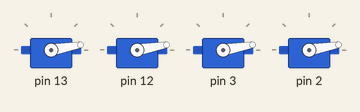
This sketch was run on a simulated Arduino Uno, built with avr-gcc and run on an emulated ATmega328P. Shown: 4 × servo.

Above: at 0.05 s.
At 0.45 s:
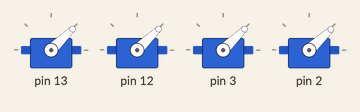
At 0.6 s:
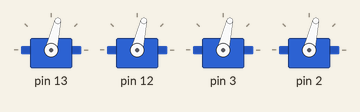
At 0.85 s:
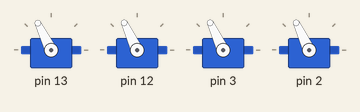
At 1.4 s:
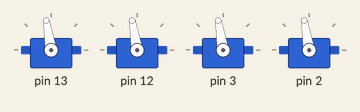
At 1.7 s:
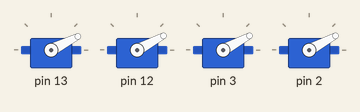
Timing chart, 0 to 4.8 s (numbered marks = the images above):
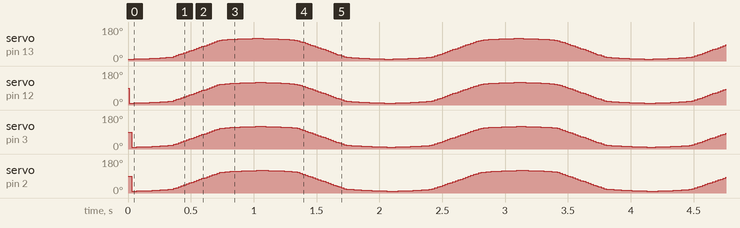

The sketch:

servo_4sync_variable_speed_sweep.ino
```cpp
// (licence header left out)
#include <Servo.h>
const int servoCount = 4;
Servo Servos[servoCount];
const int maxDegree = 120;
const int minDegree = 10;

void setup() {
  Servos[0].attach(13);
  Servos[1].attach(12);
  Servos[2].attach(3);
  Servos[3].attach(2);
}

void delayBasedOnDegree(int degree) {
  if (degree <= 15)      delay(10);
  else if (degree <= 20) delay(5);
  else if (degree <= 110) delay(1);
  else if (degree <= 115) delay(5);
  else delay(10);
}

void loop() {
  for (int degree = minDegree; degree <= maxDegree; degree++) {
    for (int i = 0; i < servoCount; i++) {
      Servos[i].write(degree);
      delayBasedOnDegree(degree);
    }
  }

  for (int degree = maxDegree; degree >= minDegree; degree--) {
    for (int i = 0; i < servoCount; i++) {
      Servos[i].write(degree);
      delayBasedOnDegree(degree);
    }
  }
}
```
